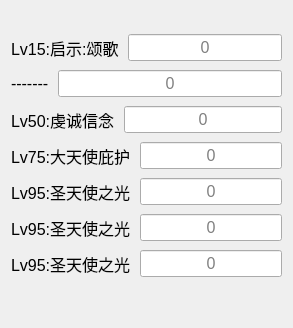
                   <widget class="QWidget" name="tab">
                    <attribute name="title">
                     <string>技能</string>
                    </attribute>
                    <layout class="QVBoxLayout" name="verticalLayout_3">
                     <property name="spacing">
                      <number>9</number>
                     </property>
                     <item>
                      <widget class="QLabel" name="label_38">
                       <property name="text">
                        <string/>
                       </property>
                       <property name="wordWrap">
                        <bool>true</bool>
                       </property>
                      </widget>
                     </item>
                     <item>
                      <layout class="QHBoxLayout" name="horizontalLayout_16">
                       <item>
                        <widget class="QLabel" name="lv1_name">
                         <property name="font">
                          <font>
                           <pointsize>12</pointsize>
                          </font>
                         </property>
                         <property name="text">
                          <string>Lv15:启示:颂歌</string>
                         </property>
                        </widget>
                       </item>
                       <item>
                        <widget class="QLineEdit" name="lv1_value">
                         <property name="maximumSize">
                          <size>
                           <width>30111</width>
                           <height>16777215</height>
                          </size>
                         </property>
                         <property name="font">
                          <font>
                           <pointsize>12</pointsize>
                          </font>
                         </property>
                         <property name="text">
                          <string/>
                         </property>
                         <property name="alignment">
                          <set>Qt::AlignCenter</set>
                         </property>
                         <property name="placeholderText">
                          <string>0</string>
                         </property>
                        </widget>
                       </item>
                      </layout>
                     </item>
                     <item>
                      <layout class="QHBoxLayout" name="horizontalLayout_23">
                       <item>
                        <widget class="QLabel" name="lv2_name">
                         <property name="font">
                          <font>
                           <pointsize>12</pointsize>
                          </font>
                         </property>
                         <property name="text">
                          <string>-------</string>
                         </property>
                        </widget>
                       </item>
                       <item>
                        <widget class="QLineEdit" name="lv2_value">
                         <property name="font">
                          <font>
                           <pointsize>12</pointsize>
                          </font>
                         </property>
                         <property name="alignment">
                          <set>Qt::AlignCenter</set>
                         </property>
                         <property name="placeholderText">
                          <string>0</string>
                         </property>
                        </widget>
                       </item>
                      </layout>
                     </item>
                     <item>
                      <layout class="QHBoxLayout" name="horizontalLayout_15">
                       <item>
                        <widget class="QLabel" name="lv3_name">
                         <property name="font">
                          <font>
                           <pointsize>12</pointsize>
                           <weight>50</weight>
                           <bold>false</bold>
                          </font>
                         </property>
                         <property name="text">
                          <string>Lv50:虔诚信念</string>
                         </property>
                        </widget>
                       </item>
                       <item>
                        <widget class="QLineEdit" name="lv3_value">
                         <property name="maximumSize">
                          <size>
                           <width>111111</width>
                           <height>16777215</height>
                          </size>
                         </property>
                         <property name="font">
                          <font>
                           <pointsize>12</pointsize>
                          </font>
                         </property>
                         <property name="text">
                          <string/>
                         </property>
                         <property name="alignment">
                          <set>Qt::AlignCenter</set>
                         </property>
                         <property name="placeholderText">
                          <string>0</string>
                         </property>
                        </widget>
                       </item>
                      </layout>
                     </item>
                     <item>
                      <layout class="QHBoxLayout" name="horizontalLayout_14">
                       <item>
                        <widget class="QLabel" name="lv4_name">
                         <property name="font">
                          <font>
                           <pointsize>12</pointsize>
                          </font>
                         </property>
                         <property name="text">
                          <string>Lv75:大天使庇护</string>
                         </property>
                        </widget>
                       </item>
                       <item>
                        <widget class="QLineEdit" name="lv4_value">
                         <property name="font">
                          <font>
                           <pointsize>12</pointsize>
                          </font>
                         </property>
                         <property name="text">
                          <string/>
                         </property>
                         <property name="alignment">
                          <set>Qt::AlignCenter</set>
                         </property>
                         <property name="placeholderText">
                          <string>0</string>
                         </property>
                        </widget>
                       </item>
                      </layout>
                     </item>
                     <item>
                      <layout class="QHBoxLayout" name="horizontalLayout_10">
                       <item>
                        <widget class="QLabel" name="lv5_name">
                         <property name="font">
                          <font>
                           <pointsize>12</pointsize>
                          </font>
                         </property>
                         <property name="text">
                          <string>Lv95:圣天使之光</string>
                         </property>
                        </widget>
                       </item>
                       <item>
                        <widget class="QLineEdit" name="lv5_value">
                         <property name="font">
                          <font>
                           <pointsize>12</pointsize>
                          </font>
                         </property>
                         <property name="text">
                          <string/>
                         </property>
                         <property name="alignment">
                          <set>Qt::AlignCenter</set>
                         </property>
                         <property name="placeholderText">
                          <string>0</string>
                         </property>
                        </widget>
                       </item>
                      </layout>
                     </item>
                     <item>
                      <layout class="QHBoxLayout" name="horizontalLayout_25">
                       <item>
                        <widget class="QLabel" name="lv6_name">
                         <property name="font">
                          <font>
                           <pointsize>12</pointsize>
                          </font>
                         </property>
                         <property name="text">
                          <string>Lv95:圣天使之光</string>
                         </property>
                        </widget>
                       </item>
                       <item>
                        <widget class="QLineEdit" name="lv6_value">
                         <property name="font">
                          <font>
                           <pointsize>12</pointsize>
                          </font>
                         </property>
                         <property name="text">
                          <string/>
                         </property>
                         <property name="alignment">
                          <set>Qt::AlignCenter</set>
                         </property>
                         <property name="placeholderText">
                          <string>0</string>
                         </property>
                        </widget>
                       </item>
                      </layout>
                     </item>
                     <item>
                      <layout class="QHBoxLayout" name="horizontalLayout_20">
                       <item>
                        <widget class="QLabel" name="lv7_name">
                         <property name="font">
                          <font>
                           <pointsize>12</pointsize>
                          </font>
                         </property>
                         <property name="text">
                          <string>Lv95:圣天使之光</string>
                         </property>
                        </widget>
                       </item>
                       <item>
                        <widget class="QLineEdit" name="lv7_value">
                         <property name="font">
                          <font>
                           <pointsize>12</pointsize>
                          </font>
                         </property>
                         <property name="text">
                          <string/>
                         </property>
                         <property name="alignment">
                          <set>Qt::AlignCenter</set>
                         </property>
                         <property name="placeholderText">
                          <string>0</string>
                         </property>
                        </widget>
                       </item>
                      </layout>
                     </item>
                     <item>
                      <spacer name="verticalSpacer_3">
                       <property name="orientation">
                        <enum>Qt::Vertical</enum>
                       </property>
                       <property name="sizeHint" stdset="0">
                        <size>
                         <width>20</width>
                         <height>40</height>
                        </size>
                       </property>
                      </spacer>
                     </item>
                    </layout>
                   </widget>
